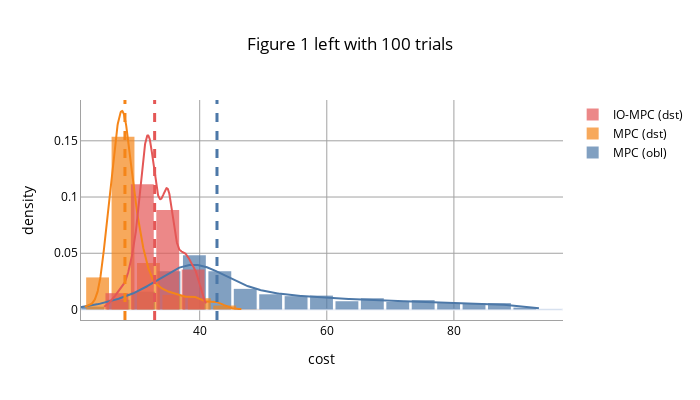

Notebook cell for this chart:
### Markdown cell above
Plot the cost distributions.

### Code cell
mpc_obl_costs = [transition.cost for transition in chain(*[traj[int(60 * 0.6):] for traj in mpc_obl_trajectories])]
mpc_dst_costs = [transition.cost for transition in chain(*[traj[int(60 * 0.6):] for traj in mpc_dst_trajectories])]
io_mpc_dst_costs = [transition.cost for transition in chain(*[traj[int(60 * 0.6):] for traj in io_mpc_dst_trajectories])]

fig = make_figure({
    "MPC (obl)": mpc_obl_costs,
    "MPC (dst)": mpc_dst_costs,
    "IO-MPC (dst)": io_mpc_dst_costs},
    title=f"Figure 1 left with {len(mpc_obl_trajectories)} trials",
)
fig

### Figure 1 — Plotly figure (JSON) as saved in the notebook; plotly's stock layout.template omitted (floating-point values rounded to 4 significant figures; data arrays with more than 128 entries replaced by an {"elided": "..."} marker saying what was removed)
{"data": [{"autobinx": false, "histnorm": "probability density", "legendgroup": "MPC (obl)", "marker": {"color": "#4C78A8"}, "name": "MPC (obl)", "opacity": 0.7, "type": "histogram", "x": {"elided": "1500 float values"}, "xaxis": "x", "xbins": {"end": 93.52, "size": 4, "start": 21.17}, "yaxis": "y"}, {"autobinx": false, "histnorm": "probability density", "legendgroup": "MPC (dst)", "marker": {"color": "#F58518"}, "name": "MPC (dst)", "opacity": 0.7, "type": "histogram", "x": {"elided": "1500 float values"}, "xaxis": "x", "xbins": {"end": 46.61, "size": 4, "start": 21.94}, "yaxis": "y"}, {"autobinx": false, "histnorm": "probability density", "legendgroup": "IO-MPC (dst)", "marker": {"color": "#E45756"}, "name": "IO-MPC (dst)", "opacity": 0.7, "type": "histogram", "x": {"elided": "2400 float values"}, "xaxis": "x", "xbins": {"end": 41.02, "size": 4, "start": 24.97}, "yaxis": "y"}, {"legendgroup": "MPC (obl)", "marker": {"color": "#4C78A8"}, "mode": "lines", "name": "MPC (obl)", "showlegend": false, "type": "scatter", "x": {"elided": "500 float values"}, "xaxis": "x", "y": {"elided": "500 float values"}, "yaxis": "y"}, {"legendgroup": "MPC (dst)", "marker": {"color": "#F58518"}, "mode": "lines", "name": "MPC (dst)", "showlegend": false, "type": "scatter", "x": {"elided": "500 float values"}, "xaxis": "x", "y": {"elided": "500 float values"}, "yaxis": "y"}, {"legendgroup": "IO-MPC (dst)", "marker": {"color": "#E45756"}, "mode": "lines", "name": "IO-MPC (dst)", "showlegend": false, "type": "scatter", "x": {"elided": "500 float values"}, "xaxis": "x", "y": {"elided": "500 float values"}, "yaxis": "y"}], "layout": {"bargap": 0.1, "barmode": "overlay", "font": {"color": "Black", "size": 12}, "height": 400, "hovermode": "closest", "legend": {"traceorder": "reversed"}, "shapes": [{"line": {"color": "#4C78A8", "dash": "dash", "width": 3}, "type": "line", "x0": 42.72, "x1": 42.72, "xref": "x", "y0": 0, "y1": 1, "yref": "y domain"}, {"line": {"color": "#F58518", "dash": "dash", "width": 3}, "type": "line", "x0": 28.24, "x1": 28.24, "xref": "x", "y0": 0, "y1": 1, "yref": "y domain"}, {"line": {"color": "#E45756", "dash": "dash", "width": 3}, "type": "line", "x0": 32.91, "x1": 32.91, "xref": "x", "y0": 0, "y1": 1, "yref": "y domain"}], "title": {"text": "Figure 1 left with 100 trials", "x": 0.5}, "width": 700, "xaxis": {"anchor": "y2", "domain": [0, 1], "gridcolor": "#a2a2a2", "linecolor": "#a2a2a2", "linewidth": 1, "showgrid": true, "showline": true, "title": {"text": "cost"}, "zeroline": false}, "yaxis": {"anchor": "free", "domain": [0, 1], "gridcolor": "#a2a2a2", "linecolor": "#a2a2a2", "linewidth": 1, "position": 0, "showgrid": true, "showline": true, "title": {"text": "density"}}}}
